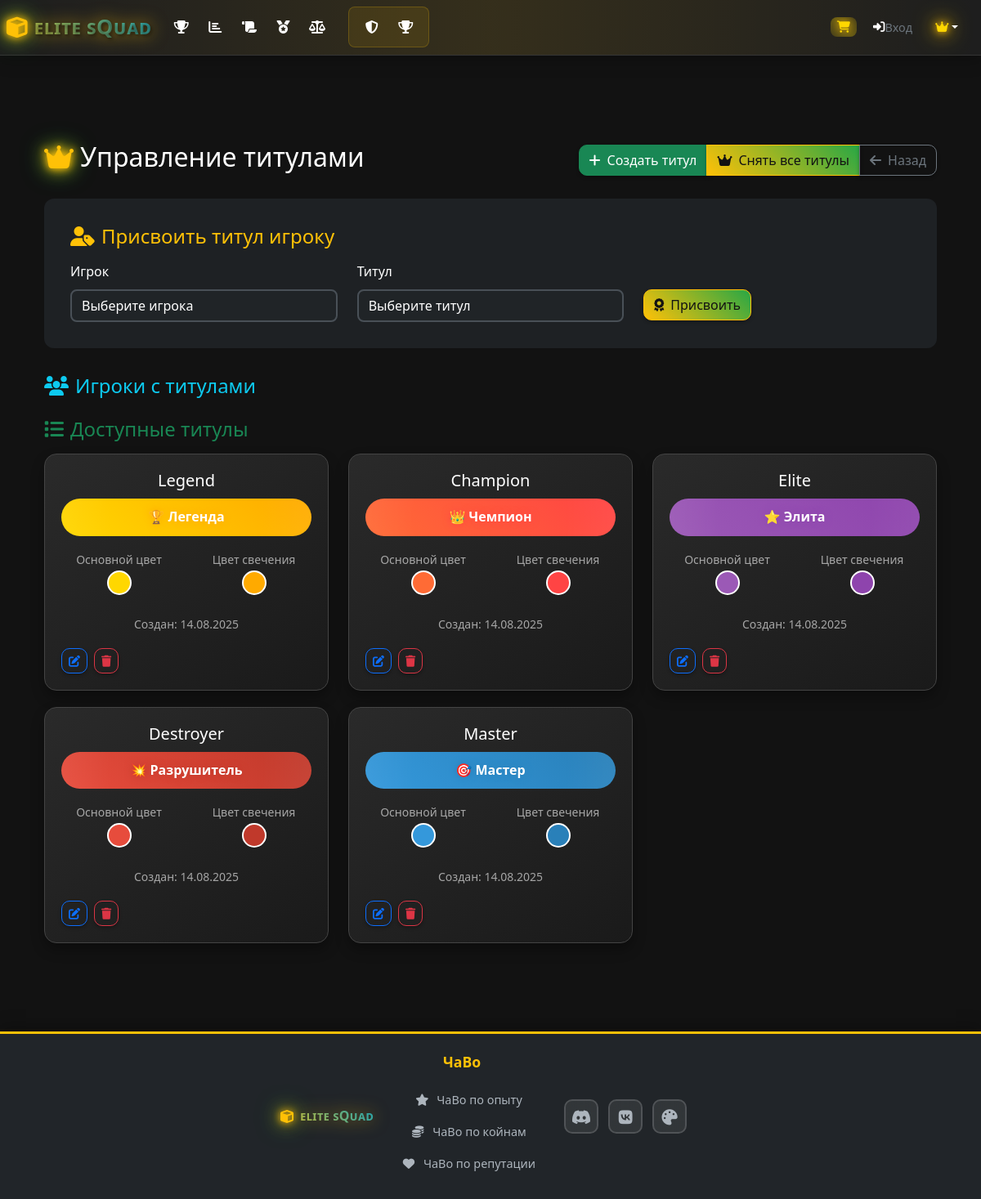
Page /admin/titles (signed in) on the committed database.
### models.py (models this page shows, shortened)
class CustomTitle(db.Model):
    id = db.Column(db.Integer, primary_key=True)
    name = db.Column(db.String(100), nullable=False, unique=True)
    display_name = db.Column(db.String(100), nullable=False)
    color = db.Column(db.String(7), default='#ffd700')  # Hex color
    glow_color = db.Column(db.String(7), default='#ffd700')  # Glow effect color
    is_active = db.Column(db.Boolean, default=True)
    created_at = db.Column(db.DateTime, default=datetime.utcnow)
    created_by = db.Column(db.String(100), default='admin')

### routes.py (the view)
@app.route('/admin/titles')
def admin_titles():
    if not session.get('is_admin', False):
        flash('Доступ запрещен!', 'error')
        return redirect(url_for('login'))
    titles = CustomTitle.query.all()
    players = Player.query.all()
    return render_template('admin_titles.html', titles=titles, players=players)

### models.py (called while the page is built)
    @property
    def active_custom_title(self):
        player_title = PlayerTitle.query.filter_by(
            player_id=self.id,
            is_active=True
        ).first()
        return player_title.title if player_title else None

### routes.py (called while the page is built)
@app.context_processor
def inject_current_player():
    current_player = None
    player_nickname = session.get('player_nickname')
    if player_nickname:
        current_player = Player.query.filter_by(nickname=player_nickname).first()
    if 'language' not in session:
        session['language'] = 'ru'
    return dict(current_player=current_player, current_language=session.get('language', 'ru'))

### templates/admin_titles.html (shortened to what this page needs)
{% extends "base.html" %}
{% block content %}
<div class="container-fluid py-4">
    <div class="d-flex justify-content-between align-items-center mb-4">
        <h2 class="page-title">
            <i class="fas fa-crown text-warning me-2 glow-effect"></i>Управление титулами
        </h2>
        <div class="btn-group">
            <button class="btn btn-success" data-bs-target="#createTitleModal" data-bs-toggle="modal">
                <i class="fas fa-plus me-2"></i>Создать титул
            </button>
            <button class="btn btn-warning" onclick="removeAllTitles()">
                <i class="fas fa-crown me-2"></i>Снять все титулы
            </button>
            <a href="{{ url_for('admin') }}" class="btn btn-outline-secondary">
                <i class="fas fa-arrow-left me-2"></i>Назад
            </a>
        </div>
    </div>
    <div class="assign-section">
        <h4 class="text-warning mb-3">
            <i class="fas fa-user-tag me-2"></i>Присвоить титул игроку
        </h4>
        <form method="POST" action="{{ url_for('assign_title') }}">
            <div class="row">
                <div class="col-md-4">
                    <label class="form-label">Игрок</label>
                    <select name="player_id" class="form-select" required>
                        <option value="">Выберите игрока</option>
                    </select>
                </div>
                <div class="col-md-4">
                    <label class="form-label">Титул</label>
                    <select name="title_id" class="form-select" required>
                        <option value="">Выберите титул</option>
                    </select>
                </div>
                <div class="col-md-4">
                    <label class="form-label">&nbsp;</label>
                    <button type="submit" class="btn btn-warning d-block">
                        <i class="fas fa-award me-2"></i>Присвоить
                    </button>
                </div>
            </div>
        </form>
    </div>
    <div class="mb-4">
        <h4 class="text-info mb-3">
            <i class="fas fa-users me-2"></i>Игроки с титулами
        </h4>
    </div>
    <div class="row">
        <div class="col-12">
            <h4 class="text-success mb-3">
                <i class="fas fa-list me-2"></i>Доступные титулы
            </h4>
        </div>
        {% for title in titles %}
        <div class="col-lg-6 col-xl-4">
            <div class="title-card">
                <div class="text-center mb-3">
                    <h5>{{ title.name|title }}</h5>
                    <div class="title-preview"
                         style="background: linear-gradient(45deg, {{ title.color }}, {{ title.glow_color }});
                                color: #fff; text-shadow: 0 0 10px {{ title.glow_color }};">
                        {{ title.display_name }}
                    </div>
                </div>
                <div class="row text-center">
                    <div class="col-6">
                        <small class="text-muted">Основной цвет</small>
                        <div class="color-preview" style="background: {{ title.color }};"></div>
                    </div>
                    <div class="col-6">
                        <small class="text-muted">Цвет свечения</small>
                        <div class="color-preview" style="background: {{ title.glow_color }};"></div>
                    </div>
                </div>
                <div class="text-center mt-3">
                    <small class="text-muted">
                        Создан: {{ title.created_at.strftime('%d.%m.%Y') }}
                    </small>
                </div>
                <div class="d-flex gap-2 mt-3">
                    <button class="btn btn-sm btn-outline-primary" onclick="editTitle({{ title.id }})">
                        <i class="fas fa-edit"></i>
                    </button>
                    <button class="btn btn-sm btn-outline-danger" onclick="deleteTitle({{ title.id }})">
                        <i class="fas fa-trash"></i>
                    </button>
                </div>
            </div>
        </div>
        {% endfor %}
    </div>
</div>
{% endblock %}

### templates/admin_titles.html (style rules this page uses)
.title-card { background: linear-gradient(145deg, #2a2a2a, #1a1a1a); border: 1px solid #444; border-radius: 15px; padding: 20px; margin-bottom: 20px; box-shadow: 0 8px 16px rgba(0,0,0,0.3); transition: transform 0.3s ease; }
.title-preview { padding: 10px 20px; border-radius: 25px; font-weight: bold; margin: 10px 0; text-align: center; position: relative; overflow: hidden; }
.title-preview::before { content: ''; position: absolute; top: -50%; left: -50%; width: 200%; height: 200%; background: radial-gradient(circle, transparent 30%, rgba(255,255,255,0.1) 70%); animation: shimmer 3s linear infinite; }
.assign-section { background: rgba(33, 37, 41, 0.8); border-radius: 12px; padding: 2rem; margin-bottom: 2rem; }
.color-preview { width: 30px; height: 30px; border-radius: 50%; border: 2px solid #fff; display: inline-block; margin: 0 10px; }

### rows in the picture
CustomTitle: name "Legend", display_name "🏆 Легенда", created_at "14.08.2025"
CustomTitle: name "Champion", display_name "👑 Чемпион", created_at "14.08.2025"
CustomTitle: name "Elite", display_name "⭐ Элита", created_at "14.08.2025"
CustomTitle: name "Destroyer", display_name "💥 Разрушитель", created_at "14.08.2025"
CustomTitle: name "Master", display_name "🎯 Мастер", created_at "14.08.2025"

### other values in the picture
{{ 'login'|t }} "Вход"
